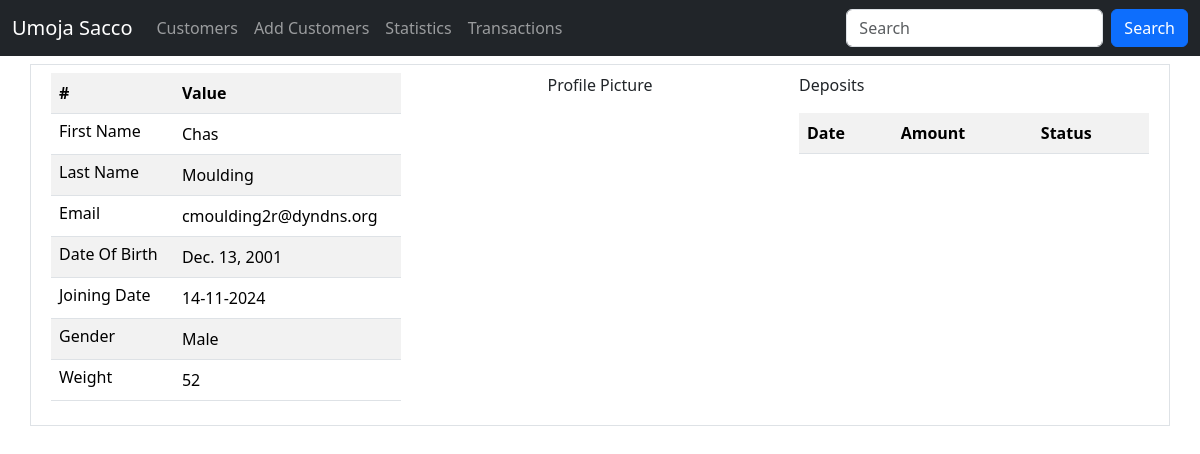
The page /customers/details/102 (signed in) on the database as committed earlier.
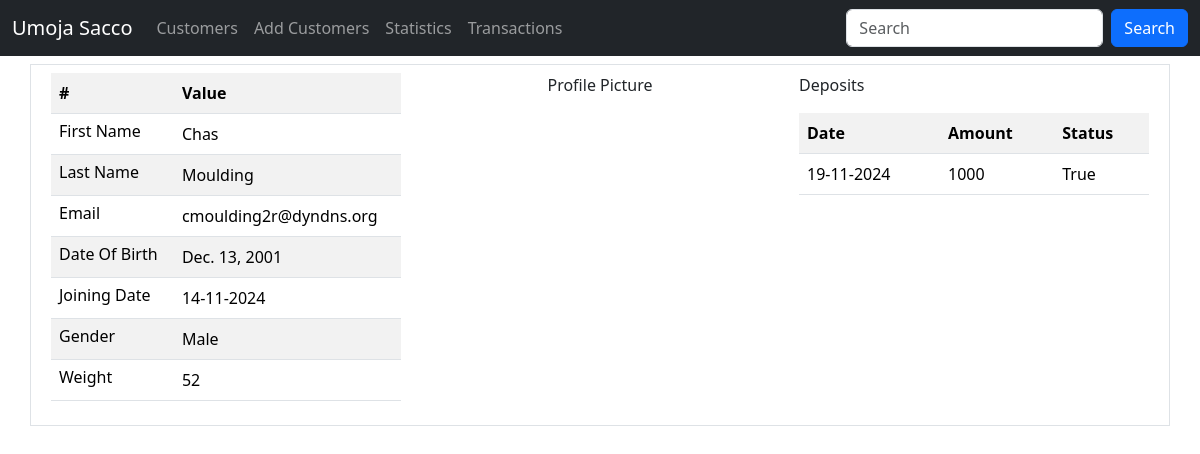
The same page on the database as committed later.
### sacco/models.py (models this page shows, shortened)
class Deposit(models.Model):
    amount = models.IntegerField()
    status = models.BooleanField(default=False)
    customer = models.ForeignKey(Customer, on_delete=models.CASCADE, related_name='deposits')
    created_at = models.DateTimeField(auto_now_add=True)
    updated_at = models.DateTimeField(auto_now=True)
    class Meta:
        db_table = 'deposits'

### sacco/views.py (the view)
# urls.py: path('customers/details/<int:customer_id>', views.customer_details, name='customer_details'),
@login_required
@permission_required("sacco.view_customer", raise_exception=True)
def customer_details(request, customer_id):
    customer = Customer.objects.get(id=customer_id)
    deposits = customer.deposits.all()
    total = Deposit.objects.filter(customer=customer).filter(status=True).aggregate(Sum('amount'))['amount__sum']
    return render(request, "details.html", {"customer": customer, "deposits": deposits, "total":total})

### templates/details.html (shortened to what this page needs)
{% extends 'master.html' %}
{% load static %}
{% block content %}
	<div class="container">
       <div class="row border mt-2 p-2">
           <div class="col-sm-4">
               <table class="table table-striped">
                   <tr>
                       <th>#</th>
                       <th>Value</th>
                   </tr>
                   <tr>
                       <td class="h6">First Name</td>
                       <td>{{ customer.first_name }}</td>
                   </tr>
                    <tr>
                       <td class="h6">Last Name</td>
                       <td>{{ customer.last_name }}</td>
                   </tr>
                   <tr>
                       <td class="h6">Email</td>
                       <td>{{ customer.email }}</td>
                   </tr>
                   <tr>
                       <td class="h6">Date Of Birth</td>
                       <td>{{ customer.dob }}</td>
                   </tr>
                   <tr>
                       <td class="h6">Joining Date</td>
                       <td>{{ customer.created_at | date:"d-m-Y" }}</td>
                   </tr>
                   <tr>
                       <td class="h6">Gender</td>
                       <td>{{ customer.gender }}</td>
                   </tr>
                   <tr>
                       <td class="h6">Weight</td>
                       <td>{{ customer.weight }}</td>
                   </tr>
               </table>
           </div>
           <div class="col-sm-4">
               <p class="text-center">Profile Picture</p>
           </div>
           <div class="col-sm-4">
               <p>Deposits</p>
               <table class="table table-striped">
                   <tr>
                       <th>Date</th>
                       <th>Amount</th>
                       <th>Status</th>
                   </tr>
                   {% for deposit in deposits %}
                       <tr>
                           <td>{{ deposit.created_at | date:"d-m-Y" }}</td>
                           <td>{{ deposit.amount }}</td>
                           <td>{{ deposit.status }}</td>
                       </tr>
                   {% endfor %}
               </table>
           </div>
       </div>
    </div>
{% endblock %}

Rows that differ between the two databases and show on the page:
added Deposit: created_at "19-11-2024", amount "1000", status "True"
